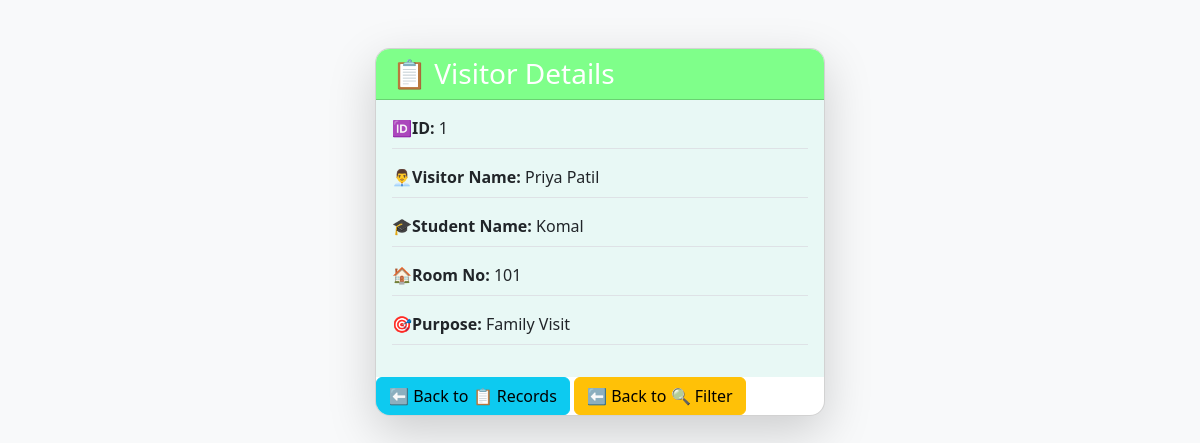
Screenshot of /view/1 with the database file from the repository.
### tables this page shows
CREATE TABLE visitors(
        id INTEGER PRIMARY KEY AUTOINCREMENT,
        visitor_name TEXT NOT NULL,
        student_name TEXT NOT NULL,
        room_no TEXT NOT NULL,
        purpose TEXT NOT NULL
    );

### app.py (the view)
@app.route('/view/<int:id>')
def view_visitor(id):
    conn = get_db()
    visitor = conn.execute("SELECT * FROM visitors WHERE id=?", (id,)).fetchone()
    conn.execute("SELECT * FROM visitors WHERE id=?", (id,)).fetchone()
    conn.close()
    return render_template("view.html" , visitor=visitor)

### app.py (called while the page is built)
def get_db():
    conn = sqlite3.connect("Database.db")
    conn.row_factory = sqlite3.Row
    return conn

### templates/view.html (shortened to what this page needs)
<!DOCTYPE html>
<html>
<head>
    <link href="https://cdn.jsdelivr.net/npm/bootstrap@5.3.0/dist/css/bootstrap.min.css" rel="stylesheet">
</head>
<body class="bg-light">
<div class="container mt-5">
    <div class="card shadow-lg mx-auto boarder-0 " style="max-width: 450px;
    border-radius:15px;
    overflow:hidden;">
    <div  class ="card-header text-white "
    style ="background-color:rgb(127, 255, 138)">
            <h3 class ="mb-0">📋 Visitor Details</h3>
        </div>
        <div class="card-body" style ="background-color:#E8F8F5;">
            <p class ="border-bottom pb-2"><strong> 🆔ID:</strong> {{ visitor['id'] }}</p>
            <p class ="border-bottom pb-2"><strong> 👨‍💼Visitor Name:</strong> {{ visitor['visitor_name'] }}</p>
            <p class ="border-bottom pb-2"><strong> 🎓Student Name:</strong> {{ visitor['student_name'] }}</p>
            <p class ="border-bottom pb-2"><strong> 🏠Room No:</strong> {{ visitor['room_no'] }}</p>
            <p class ="border-bottom pb-2"><strong> 🎯Purpose:</strong> {{ visitor['purpose'] }}</p>
        </div>
        <div class="card-footerbg-white ">
            <a href="/records" class="btn btn-info">⬅️ Back to 📋 Records</a>
            <a href="/filter" class="btn btn-warning">⬅️ Back to 🔍 Filter</a>
        </div>
    </div>
    </div>
</body>
</html>

### rows the page displays
visitors: id "1", visitor_name "Priya Patil", student_name "Komal", room_no "101", purpose "Family Visit"
